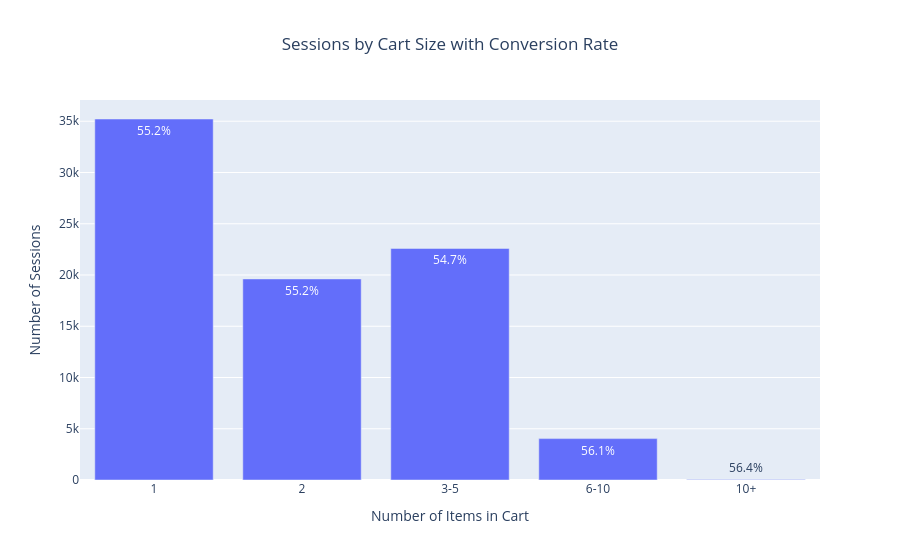

Write notebook code for a chart like this one.
### Markdown cell above
#### Hypothese 5
(Cart size impact): Users who add more items to the cart are more likely to proceed to checkout, as this may indicate stronger purchase intent.

##### Analysis Approach
To test this hypothesis, sessions were grouped based on the number of items added to the cart.

For each group, we calculated the conversion rate from add_to_cart to checkout.

### Code cell
cart_query = """
SELECT
    session_id,
    SUM(CASE WHEN event_type = 'add_to_cart' THEN qty ELSE 0 END) AS cart_items_count,
    MAX(CASE 
        WHEN event_type IN ('checkout', 'purchase') THEN 1 
        ELSE 0 
    END) AS has_checkout
FROM events
GROUP BY session_id
HAVING cart_items_count > 0;
"""

df_cart = pd.read_sql(cart_query, engine)
df_cart["cart_bucket"] = pd.cut(
    df_cart["cart_items_count"],
    bins=[0, 1, 2, 5, 10, 100],
    labels=["1", "2", "3-5", "6-10", "10+"]
)

conversion_by_cart = (
    df_cart
    .groupby("cart_bucket", observed=False)
    .agg(
        total_sessions=("session_id", "nunique"),
        checkout_sessions=("has_checkout", "sum")
    )
    .reset_index()
)

conversion_by_cart["conversion_rate"] = (
    conversion_by_cart["checkout_sessions"] / conversion_by_cart["total_sessions"] * 100
)

fig_by_cart = px.bar(
    conversion_by_cart,
    x="cart_bucket",
    y="total_sessions",
    text=conversion_by_cart["conversion_rate"].round(1).astype(str) + "%",
    title="Sessions by Cart Size with Conversion Rate"
)

fig_by_cart.update_layout(
    title={
        "text": "Sessions by Cart Size with Conversion Rate",
        "x": 0.5,
        "xanchor": "center"
    },
    xaxis_title="Number of Items in Cart",
    yaxis_title="Number of Sessions"
)

fig_by_cart.show()

### Figure 1 — Plotly figure (JSON) as saved in the notebook; plotly's stock layout.template omitted (floating-point values rounded to 4 significant figures)
{"data": [{"hovertemplate": "cart_bucket=%{x}<br>total_sessions=%{y}<br>text=%{text}<extra></extra>", "legendgroup": "", "marker": {"color": "#636efa", "pattern": {"shape": ""}}, "name": "", "orientation": "v", "showlegend": false, "text": ["55.2%", "55.2%", "54.7%", "56.1%", "56.4%"], "textposition": "auto", "type": "bar", "x": ["1", "2", "3-5", "6-10", "10+"], "xaxis": "x", "y": [35219, 19616, 22591, 4037, 55], "yaxis": "y"}], "layout": {"barmode": "relative", "legend": {"tracegroupgap": 0}, "title": {"text": "Sessions by Cart Size with Conversion Rate", "x": 0.5, "xanchor": "center"}, "xaxis": {"anchor": "y", "domain": [0, 1], "title": {"text": "Number of Items in Cart"}}, "yaxis": {"anchor": "x", "domain": [0, 1], "title": {"text": "Number of Sessions"}}}}
